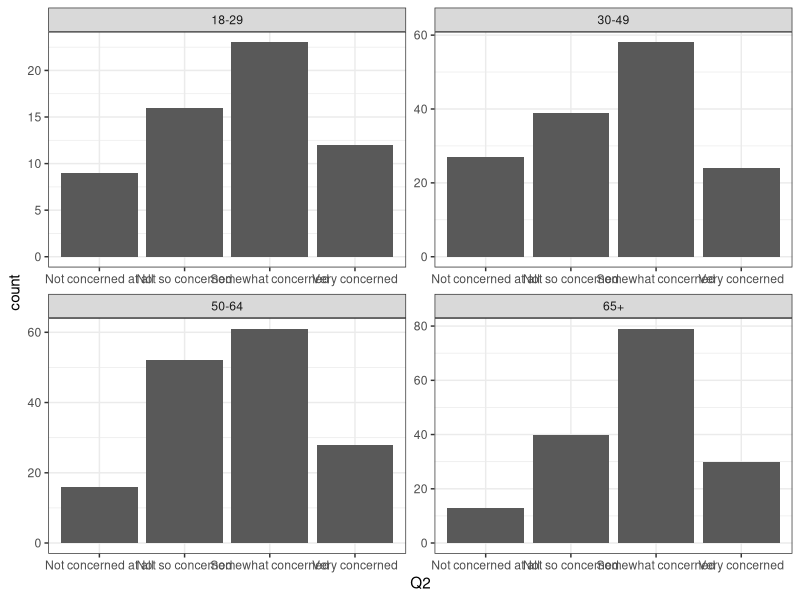
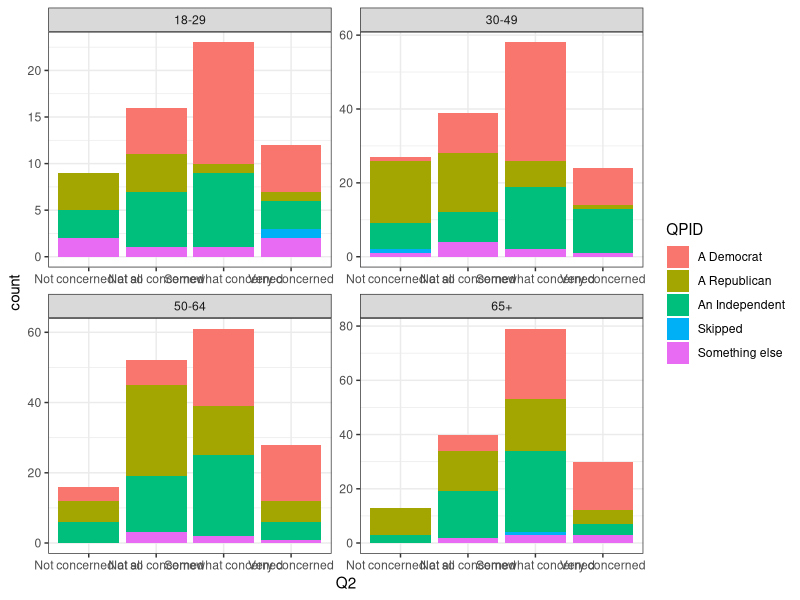

These figures' R source, in order:
## ---- chunk 1
#| label: setup
#| warning: false
#| message: false

library(tidyverse)
library(ggplot2)
library(readxl)
library(lubridate)
knitr::opts_chunk$set(echo = TRUE, warning=FALSE, message=FALSE)
## ---- chunk 2
rate <- read_csv("_data/abc_poll_2021.csv")
rate
## ---- chunk 3
colnames(rate)
## ---- chunk 4
rate_1 <- rate %>% 
  select(xspanish, starts_with("pp")) 
prop.table(table(rate_1$ppethm))
## ---- chunk 5
rate_ethm <- rate %>% 
  mutate(Ethm = ifelse(ppethm == "White, Non-Hispanic", "non-ethnic minorities", "ethnic minorities"))

rate_ethm
## ---- chunk 6
rate %>% 
  ggplot(aes(Q2)) + geom_bar() + theme_bw() + 
  facet_wrap(vars(ABCAGE), scales = "free")
## ---- chunk 7
rate %>% 
  ggplot(aes(Q2, fill = QPID)) + geom_bar() + theme_bw() + 
  facet_wrap(vars(ABCAGE), scales = "free")
